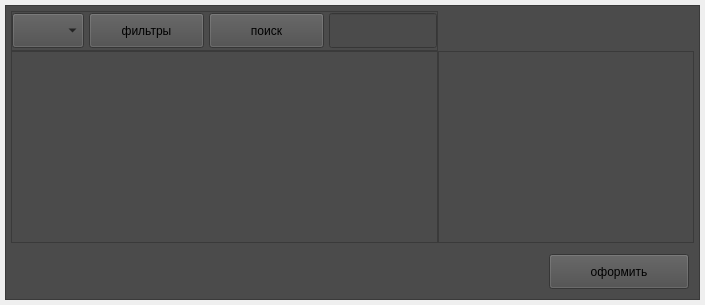
              <widget class="QWidget" name="pageCatalog">
               <layout class="QHBoxLayout" name="horizontalLayout_3">
                <property name="spacing">
                 <number>6</number>
                </property>
                <property name="leftMargin">
                 <number>5</number>
                </property>
                <property name="topMargin">
                 <number>5</number>
                </property>
                <property name="rightMargin">
                 <number>5</number>
                </property>
                <property name="bottomMargin">
                 <number>5</number>
                </property>
                <item>
                 <widget class="QFrame" name="frame">
                  <property name="styleSheet">
                   <string notr="true">background-color: rgb(75, 75, 75);</string>
                  </property>
                  <property name="frameShape">
                   <enum>QFrame::StyledPanel</enum>
                  </property>
                  <property name="frameShadow">
                   <enum>QFrame::Raised</enum>
                  </property>
                  <layout class="QVBoxLayout" name="verticalLayout_12">
                   <property name="spacing">
                    <number>6</number>
                   </property>
                   <property name="leftMargin">
                    <number>5</number>
                   </property>
                   <property name="topMargin">
                    <number>5</number>
                   </property>
                   <property name="rightMargin">
                    <number>5</number>
                   </property>
                   <property name="bottomMargin">
                    <number>5</number>
                   </property>
                   <item>
                    <layout class="QGridLayout" name="gridLayout_2">
                     <property name="leftMargin">
                      <number>0</number>
                     </property>
                     <property name="topMargin">
                      <number>0</number>
                     </property>
                     <property name="rightMargin">
                      <number>0</number>
                     </property>
                     <property name="bottomMargin">
                      <number>0</number>
                     </property>
                     <property name="spacing">
                      <number>0</number>
                     </property>
                     <item row="0" column="1">
                      <spacer name="horizontalSpacer">
                       <property name="orientation">
                        <enum>Qt::Horizontal</enum>
                       </property>
                       <property name="sizeHint" stdset="0">
                        <size>
                         <width>40</width>
                         <height>20</height>
                        </size>
                       </property>
                      </spacer>
                     </item>
                     <item row="0" column="0">
                      <widget class="QFrame" name="frame_3">
                       <property name="minimumSize">
                        <size>
                         <width>0</width>
                         <height>40</height>
                        </size>
                       </property>
                       <property name="maximumSize">
                        <size>
                         <width>16777215</width>
                         <height>40</height>
                        </size>
                       </property>
                       <property name="frameShape">
                        <enum>QFrame::StyledPanel</enum>
                       </property>
                       <property name="frameShadow">
                        <enum>QFrame::Raised</enum>
                       </property>
                       <layout class="QHBoxLayout" name="horizontalLayout_5">
                        <property name="spacing">
                         <number>5</number>
                        </property>
                        <property name="leftMargin">
                         <number>0</number>
                        </property>
                        <property name="topMargin">
                         <number>0</number>
                        </property>
                        <property name="rightMargin">
                         <number>0</number>
                        </property>
                        <property name="bottomMargin">
                         <number>0</number>
                        </property>
                        <item>
                         <widget class="QComboBox" name="comboBox_categories">
                          <property name="minimumSize">
                           <size>
                            <width>0</width>
                            <height>35</height>
                           </size>
                          </property>
                          <property name="autoFillBackground">
                           <bool>false</bool>
                          </property>
                          <property name="styleSheet">
                           <string notr="true"/>
                          </property>
                         </widget>
                        </item>
                        <item>
                         <widget class="QPushButton" name="filters">
                          <property name="minimumSize">
                           <size>
                            <width>115</width>
                            <height>35</height>
                           </size>
                          </property>
                          <property name="maximumSize">
                           <size>
                            <width>0</width>
                            <height>16777215</height>
                           </size>
                          </property>
                          <property name="styleSheet">
                           <string notr="true"/>
                          </property>
                          <property name="text">
                           <string>фильтры</string>
                          </property>
                         </widget>
                        </item>
                        <item>
                         <widget class="QPushButton" name="search">
                          <property name="minimumSize">
                           <size>
                            <width>115</width>
                            <height>35</height>
                           </size>
                          </property>
                          <property name="styleSheet">
                           <string notr="true"/>
                          </property>
                          <property name="text">
                           <string>поиск</string>
                          </property>
                         </widget>
                        </item>
                        <item>
                         <widget class="QLineEdit" name="lineEditSearch">
                          <property name="minimumSize">
                           <size>
                            <width>0</width>
                            <height>35</height>
                           </size>
                          </property>
                          <property name="styleSheet">
                           <string notr="true"/>
                          </property>
                         </widget>
                        </item>
                       </layout>
                      </widget>
                     </item>
                     <item row="1" column="1">
                      <widget class="QTableWidget" name="tableCatalogOrder">
                       <property name="styleSheet">
                        <string notr="true">font: 75 10pt &quot;Montserrat&quot;;
font: bold;</string>
                       </property>
                      </widget>
                     </item>
                     <item row="1" column="0">
                      <widget class="QTableView" name="tableProductOrder">
                       <property name="styleSheet">
                        <string notr="true">font: 75 10pt &quot;Montserrat&quot;;
font: bold;</string>
                       </property>
                       <attribute name="verticalHeaderDefaultSectionSize">
                        <number>150</number>
                       </attribute>
                       <attribute name="verticalHeaderMinimumSectionSize">
                        <number>60</number>
                       </attribute>
                      </widget>
                     </item>
                    </layout>
                   </item>
                   <item>
                    <layout class="QHBoxLayout" name="horizontalLayout_12">
                     <property name="spacing">
                      <number>6</number>
                     </property>
                     <property name="leftMargin">
                      <number>5</number>
                     </property>
                     <property name="topMargin">
                      <number>5</number>
                     </property>
                     <property name="rightMargin">
                      <number>5</number>
                     </property>
                     <property name="bottomMargin">
                      <number>5</number>
                     </property>
                     <item>
                      <spacer name="horizontalSpacer_2">
                       <property name="orientation">
                        <enum>Qt::Horizontal</enum>
                       </property>
                       <property name="sizeHint" stdset="0">
                        <size>
                         <width>40</width>
                         <height>20</height>
                        </size>
                       </property>
                      </spacer>
                     </item>
                     <item alignment="Qt::AlignRight">
                      <widget class="QPushButton" name="placeOrder">
                       <property name="minimumSize">
                        <size>
                         <width>140</width>
                         <height>35</height>
                        </size>
                       </property>
                       <property name="styleSheet">
                        <string notr="true"/>
                       </property>
                       <property name="text">
                        <string>оформить</string>
                       </property>
                      </widget>
                     </item>
                    </layout>
                   </item>
                  </layout>
                 </widget>
                </item>
               </layout>
              </widget>
